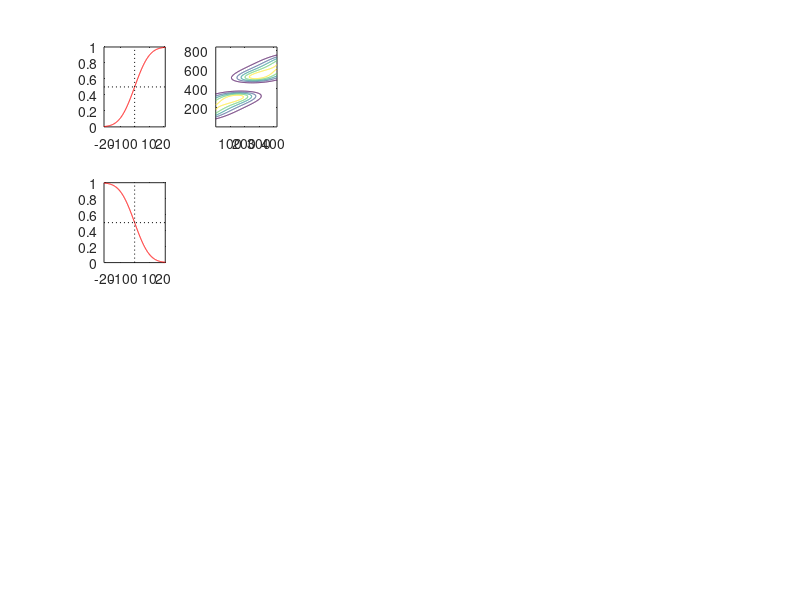

Write MATLAB code to recreate this figure. (Note: this script raises an error after producing the figure.)
% self-consistent observer model with memory recall and motor noise
% for orientation stimulus (infinite space approximation)
% new memory model: m_m is sample from distribution centered on theta with
% variance being combined sensory and memory variance.
% correct and incorrect trials
%
% astocker
% 01.07.2021 

clf;

%% MODEL
model = {'conditioned','conditionedNewNoise'};
%model = {'conditionedNewNoise'};
%model = 'conditionedNewNoiseIncorr';
% model = 'conditionedANDresampled';


%% PARMS
% sensory noise
sm = [8 5 2];
% memory recall noise
smm = 8;
% motor noise;
smo = 2;
% lapse rate;
lapse = 0.002;

% fixed grids
rangeth = [-42 42];
stimrange = [-21 21];
dstep = 0.1; % fixed - adjustable depending on experiment
th = rangeth(1):dstep:rangeth(2);
nth = length(th);

% grid size for m and mm
nm = 500;
nmm = nm;

%% loop models
for kk=1:length(model)
    
    % generating priors
    PC = [0.5, 0.5]'; % [cw ccw]
    pthcw = 40;
    pthccw = -40;

    pthGC = zeros(2,nth);
    PCGth = zeros(2,nth);
    ind = find(th>=0 & th<=pthcw);
    pthGC(1,ind) = 0.5/length(ind);
    PCGth(1,ind) = 1;
    ind = find(th<=0 & th>=pthccw);
    pthGC(2,ind) = 0.5/length(ind);
    PCGth(2,ind) = 1;
    
%% loop noise levels
for k=1:length(sm)  
    
    % adaptive integration raster
    p = 0.999;
    a = norminv(1-p,rangeth(1),sm(k));
    b = norminv(p, rangeth(2),sm(k));
    m = a:(b-a)/(nm-1):b; 

    a = norminv(1-p,m(1),smm);
    b = norminv(p, m(end),smm);
    mm = a:(b-a)/(nmm-1):b;

    M = repmat(m',1,nth);
    MM = repmat(mm',1,nm);

    % generating measurment distributions
    pmGth = exp(-((M-th).^2)./(2*sm(k)^2));
    pmGth = pmGth./(repmat(sum(pmGth,1),nm,1));
    
  
    %% inference    
    % 1: categorical judgment
    PCGm = (pthGC * pmGth') .* repmat(PC,1,nm);
    PCGm = PCGm./(repmat(sum(PCGm,1),2,1));
    % max posterior decision
    PChGm = round(PCGm);
    % marginalization
    PChGth = PChGm * pmGth;

    % 2: estimation
    
    switch model{kk}
        case{'conditioned'}
            % memory model (old)
            pmmGm = exp(-((MM-m).^2)./(2*smm^2));
            pmmGm = pmmGm./(repmat(sum(pmmGm,1),nmm,1)); 
            pmmGth = pmmGm * pmGth;
            
            pmmGthChcw = pmmGm * (pmGth.*repmat(PChGm(1,:)',1,nth));
            pmmGthChcw = pmmGthChcw./repmat(sum(pmmGthChcw,1),nmm,1);% sum = 1

            pmmGthChccw = pmmGm * (pmGth.*repmat(PChGm(2,:)',1,nth));
            pmmGthChccw = pmmGthChccw./repmat(sum(pmmGthChccw,1),nmm,1);% sum = 1
            
            pthGCh = pthGC; % identical; defintion just for formal reasons

            % posterior cw
            pthGmmChcw = (pmmGth.*repmat(pthGCh(1,:),nmm,1))';
            pthGmmChcw = pthGmmChcw./repmat(sum(pthGmmChcw,1),nth,1);
            pthGmmChcw(isnan(pthGmmChcw)) = 0; % sum = 1

            [EthChcw,ind] = unique(th * pthGmmChcw); % function of mm and m! (via decision)
            % marginalization
            a = 1./gradient(EthChcw,dstep);
            b = repmat(a',1,nth) .* pmmGthChcw(ind,:);
            pthhGthChcw = interp1(EthChcw,b,th,'linear','extrap');
           
            % posterior ccw
            pthGmmChccw = (pmmGth.*repmat(pthGCh(2,:),nmm,1))';
            pthGmmChccw = pthGmmChccw./repmat(sum(pthGmmChccw,1),nth,1);
            pthGmmChccw(isnan(pthGmmChccw)) = 0; % sum = 1

            [EthChccw,ind] = unique(th * pthGmmChccw);
            % marginalization
            a = 1./gradient(EthChccw,dstep);
            b = repmat(a',1,nth) .* pmmGthChccw(ind,:);
            pthhGthChccw = interp1(EthChccw,b,th,'linear','extrap');
           
            
        case{'conditionedNewNoise'}  
             % memory model (new)
            pmmGth = exp(-((M-th).^2)./(2*(sm(k)^2+smm^2)));
            pmmGth = pmmGth./(repmat(sum(pmmGth,1),nmm,1));
                        
            pthGCh = pthGC; % identical; defintion just for formal reasons

            % posterior
            pthGmmChcw = (pmmGth.*repmat(pthGCh(1,:),nmm,1))';
            pthGmmChcw = pthGmmChcw./repmat(sum(pthGmmChcw,1),nth,1);
            pthGmmChcw(isnan(pthGmmChcw)) = 0; % sum = 1

            [EthChcw,ind] = unique(th * pthGmmChcw); %
            % marginalization
            a = 1./gradient(EthChcw,dstep);
            b = repmat(a',1,nth) .* pmmGth(ind,:); % marginalized over mm but not dependent on m!
            pthhGthChcw = interp1(EthChcw,b,th,'linear','extrap');

            % posterior
            pthGmmChccw = (pmmGth.*repmat(pthGCh(2,:),nmm,1))';
            pthGmmChccw = pthGmmChccw./repmat(sum(pthGmmChccw,1),nth,1);
            pthGmmChccw(isnan(pthGmmChccw)) = 0; % sum = 1

            [EthChccw,ind] = unique(th * pthGmmChccw);
            % marginalization
            a = 1./gradient(EthChccw,dstep);
            b = repmat(a',1,nth) .* pmmGth(ind,:);
            pthhGthChccw = interp1(EthChccw,b,th,'linear','extrap');

    end

    
    % add motor noise
    pdf('norm',th,0,smo);
    pthhGthChcw = conv2(pthhGthChcw,pdf('norm',th,0,smo)','same');
    pthhGthChcw = pthhGthChcw./repmat(sum(pthhGthChcw,1),nth,1); % normalize - conv2 is not
    
    pthhGthChccw = conv2(pthhGthChccw,pdf('norm',th,0,smo)','same');
    pthhGthChccw = pthhGthChccw./repmat(sum(pthhGthChccw,1),nth,1);
   

    % total distributions
    % correct trials (i.e. decision correct)
    pthhGthCorr = pthhGthChcw.*repmat(PChGth(1,:),nth,1) + pthhGthChccw.*repmat(PChGth(2,:),nth,1); % sum = 1
    
    % incorrect trials (i.e. decision incorrect, then corrected according
    % to feedback)
   
    pthhGthIncorr = pthhGthChcw.*repmat(PChGth(2,:),nth,1) + pthhGthChccw.*repmat(PChGth(1,:),nth,1); % incorrect trials; sum 1
    pthhGthIncorrw = pthhGthChcw.*repmat(PChGth(2,:),nth,1).*repmat(PCGth(1,:),nth,1) + pthhGthChccw.*repmat(PChGth(1,:),nth,1).*repmat(PCGth(2,:),nth,1); % weighted with probablity of occuring; sum not 1


    
    %% plot
    figure(1);
    px = 3+length(sm);
    py = length(model)*2;
    
    ind = find(th >= stimrange(1) & th <= stimrange(2));
    nthstim = length(ind);

    % correct decision
    subplot(py,px,1+(kk-1)*px*2);
    title('p decision cw');
    plot(th,PChGth(1,:),'r-');
    hold on;
    if k==1
        plot([rangeth(1) rangeth(2)],[0.5 0.5],'k:');
        plot([0 0],[0 1],'k:');
    end
    axis([stimrange(1) stimrange(2) 0 1]);
    
    % incorrect decision
    subplot(py,px,(1+px)+(kk-1)*px*2);
    title('p decision ccw');
    plot(th,PChGth(2,:),'r-');
    hold on;
    if k==1
        plot([rangeth(1) rangeth(2)],[0.5 0.5],'k:');
        plot([0 0],[0 1],'k:');
    end
    axis([stimrange(1) stimrange(2) 0 1]);

    % densities - correct
    ax=subplot(py,px,2+(k-1)+(kk-1)*2*px);
    contour(pthhGthCorr(:,ind),5);
    colormap(ax,'parula');
    hold on;
    axis xy;
    xticklabels({});
    yticklabels({});
    plot([1 nthstim],[ind(1) ind(end)],'r--');
    plot([1 nthstim],[round(nth/2) round(nth/2)],'k:');
    plot([round(nthstim/2) round(nthstim/2)],[1 nth],'k:');
    
    % densities (weighted) - incorrect
    ax=subplot(py,px,2+px+(k-1)+(kk-1)*2*px);
    contour(pthhGthIncorrw(:,ind),5);
    colormap(ax,'parula');
    hold on;
    axis xy;
    xticklabels({});
    yticklabels({});
    plot([1 nthstim],[ind(1) ind(end)],'r--');
    plot([1 nthstim],[round(nth/2) round(nth/2)],'k:');
    plot([round(nthstim/2) round(nthstim/2)],[1 nth],'k:');
    
    % estimates - correct
    ax=subplot(py,px,2+length(sm)+(kk-1)*2*px);
    title('mean estimates')
    pthres = 0.1;
    ind = find(PChGth(1,:)>pthres);
    
    mthhGthChcw = th * pthhGthChcw;
    mthhGthChccw = th * pthhGthChccw;
    plot(th(ind),mthhGthChcw(ind),'c-','linewidth',2);
    hold on;
    ind = find(PChGth(2,:)>pthres);
    plot(th(ind),mthhGthChccw(ind),'g-','linewidth',2);
    axis([stimrange(1) stimrange(2) rangeth(1) rangeth(2)]);
    if k==1
        plot(th,zeros(1,nth),'k:');
        plot([rangeth(1) rangeth(2)],[rangeth(1) rangeth(2)],'k--');
        plot([0 0],[rangeth(1) rangeth(2)],'k:');
    end

    % estimates - incorrect 
    ax=subplot(py,px,2+length(sm)+px+(kk-1)*2*px);
    title('mean estimates')
    pthres = 0.1;
 
    
    a = pthhGthChcw.*repmat(PChGth(2,:),nth,1);
    a = a./repmat(sum(a,1),nth,1);
    
    %mthhGthChcw = th * (pthhGthChcw.*repmat(PChGth(2,:),nth,1));
     mthhGthChcw = th * a;
        
     
    b = pthhGthChccw.*repmat(PChGth(1,:),nth,1);
    b = b./repmat(sum(b,1),nth,1);
    mthhGthChccw = th * (pthhGthChccw.*repmat(PChGth(1,:),nth,1));
    mthhGthChccw = th * b;
    % normalize
%     pthhGthIncorrw = pthhGthIncorrw./repmat(sum(pthhGthIncorrw,1),nth,1); % normalize
%     q= find(isnan(pthhGthIncorrw));
%     pthhGhtIncorrw(q) = 0;
    
    %mthhGth = th * pthhGthIncorr;
       ind = find(th>0 & PChGth(2,:)>pthres);
    plot(th(ind),mthhGthChcw(ind),'c-','linewidth',2);
    hold on;
    ind = find(th<0 & PChGth(1,:)>pthres);
    plot(th(ind),mthhGthChccw(ind),'g-','linewidth',2);
    axis([stimrange(1) stimrange(2) rangeth(1) rangeth(2)]);
    if k==1
        plot(th,zeros(1,nth),'k:');
        plot([rangeth(1) rangeth(2)],[rangeth(1) rangeth(2)],'k--');
        plot([0 0],[rangeth(1) rangeth(2)],'k:');
    end
    
    % variance - correcct

    % variance - incorrect
end
end
